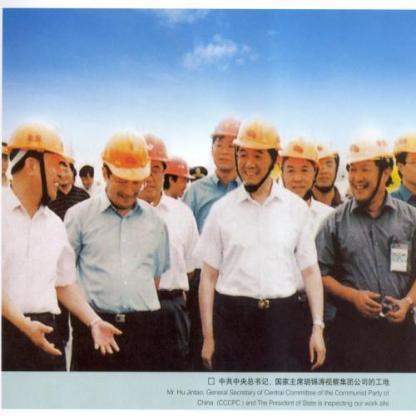
#> input picture images/000007_jpg.rf.5b274f5b59cf2fbbbecbad0a38f17da1.jpg, 416 x 416 px; its folder holds only this picture in this run
$ python mosaic_crop.py
#> lines starting #> are read from the running program, lines starting #| are printed output that depends on the picture
import cv2
import numpy as np
import random
import os
import glob

def load_image(image_path):
    """Load an image from the given file path."""
    return cv2.imread(image_path)

def crop_random_region(image, x_ratio, y_ratio):
    """Crop a random region from the image based on x_ratio and y_ratio."""
    h, w, _ = image.shape
    start_x = random.randint(0, int(w * (1 - x_ratio)))
    start_y = random.randint(0, int(h * (1 - y_ratio)))
    end_x = start_x + int(w * x_ratio)
    end_y = start_y + int(h * y_ratio)
    return image[start_y:end_y, start_x:end_x]

def resize_image(image, width, height):
    """Resize the image to the given width and height."""
    return cv2.resize(image, (width, height))

def mosaic_augmentation(image_paths, x_ratio, y_ratio, output_size=640):
    """Create a mosaic image with variable quadrant sizes by cropping random regions."""
    # Load and crop random regions from images
    cropped_images = []
    for image_path in image_paths:
        image = cv2.imread(image_path)
        cropped_region = crop_random_region(image, x_ratio, y_ratio)
        cropped_images.append(cropped_region)

    # Create an empty canvas for the mosaic
    mosaic_image = np.zeros((output_size, output_size, 3), dtype=np.uint8)

    # Calculate starting coordinates for each quadrant
    x_offsets = [0, output_size // 2, 0, output_size // 2]
    y_offsets = [0, 0, output_size // 2, output_size // 2]

    # Place each cropped and resized image at the specified coordinates
    for img, x_offset, y_offset in zip(cropped_images, x_offsets, y_offsets):
        h, w, _ = img.shape
        # Resize the cropped image to fit within its quadrant
        resized_img = resize_image(img, output_size // 2, output_size // 2)
        h_resized, w_resized, _ = resized_img.shape
        # Ensure the resized image fits within the mosaic boundaries
        mosaic_image[y_offset:y_offset + h_resized, x_offset:x_offset + w_resized] = resized_img

    return mosaic_image

def display_image(image):
    """Display the given image using OpenCV."""
    cv2.imshow('Variable Quadrant Size Mosaic', image)
    cv2.waitKey(0)
    cv2.destroyAllWindows()

# Directory containing JPEG images
image_directory = 'images/'

# Find all JPEG files in the directory
image_paths = glob.glob(os.path.join(image_directory, '*.jpg'))

# Print the list of image paths (for verification)
print("Found JPEG images:")
for image_path in image_paths:
    print(image_path)

# Adjust x_ratio and y_ratio to control the amount of each image to be cropped
x_ratio = 0.3  # Example: x_ratio controls the horizontal partitioning
y_ratio = 0.9  # Example: y_ratio controls the vertical partitioning

mosaic_image = mosaic_augmentation(image_paths, x_ratio, y_ratio)
#> in mosaic_augmentation, image is the input picture: shape (416, 416, 3); mean B, G, R 162.5, 153.8, 151.7
#> in crop_random_region, `return image[start_y:end_y, start_x:end_x]`:
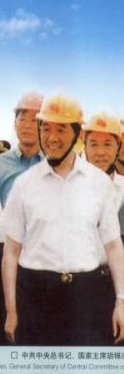
#> returned value: shape (374, 124, 3); mean of channels 0, 1, 2 162.6, 155.9, 155.9; drawn as B, G, R
#> the loop in mosaic_augmentation, `for img, x_offset, y_offset in zip(cropped_images, x_offsets, y_offset..` made 1 pass
#> (x_offset, y_offset, h, w, h_resized, w_resized) on pass 1: (0, 0, 374, 124, 320, 320)
#> pass 1, in mosaic_augmentation, `resized_img = resize_image(img, output_size // 2, output_size // 2)`:
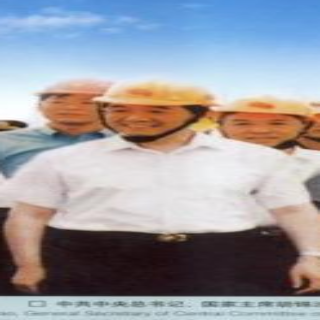
#> resized_img: shape (320, 320, 3); mean B, G, R 162.5, 155.7, 155.8
#> after the loop in mosaic_augmentation, `for img, x_offset, y_offset in zip(cropped_images, x_offsets, y_offset..`:
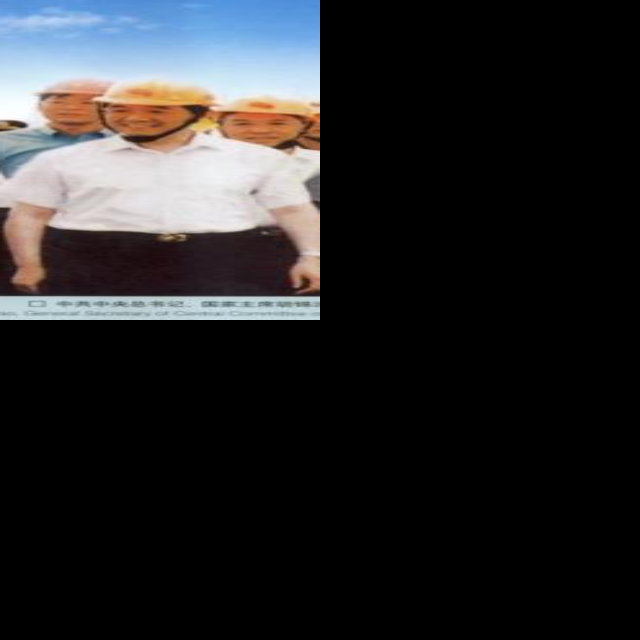
#> mosaic_image: shape (640, 640, 3); mean B, G, R 40.6, 38.9, 39
display_image(mosaic_image)

$ run again, on images/000019_jpg.rf.0c421860de13933ddd8339e70b601da6.jpg
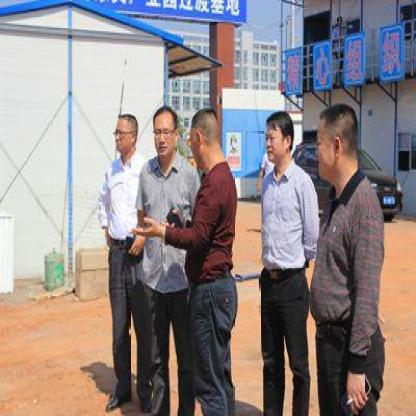
#> input picture images/000019_jpg.rf.0c421860de13933ddd8339e70b601da6.jpg, 416 x 416 px
#> in mosaic_augmentation, image is the input picture: shape (416, 416, 3); mean B, G, R 135.5, 135.7, 146.4
#> the loop in mosaic_augmentation, `for img, x_offset, y_offset in zip(cropped_images, x_offsets, y_offset..` made 1 pass
#> (x_offset, y_offset, h, w, h_resized, w_resized) on pass 1: (0, 0, 374, 124, 320, 320)
#> pass 1, in mosaic_augmentation, `resized_img = resize_image(img, output_size // 2, output_size // 2)`:
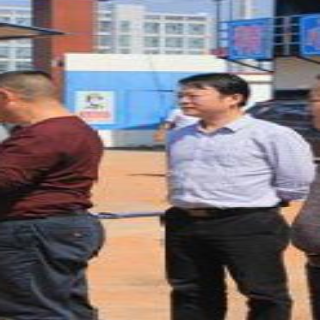
#> resized_img: shape (320, 320, 3); mean B, G, R 120.9, 117.7, 129
#> after the loop in mosaic_augmentation, `for img, x_offset, y_offset in zip(cropped_images, x_offsets, y_offset..`:
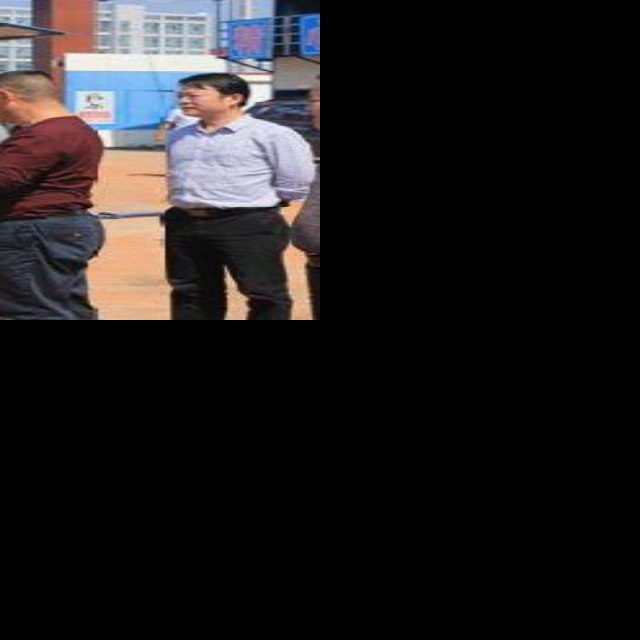
#> mosaic_image: shape (640, 640, 3); mean B, G, R 30.2, 29.4, 32.3

$ run again, on images/000061_jpg.rf.6b57d41bcee0a24068d09d91e67f4b65.jpg
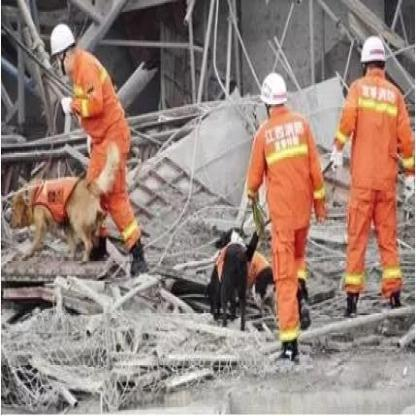
#> input picture images/000061_jpg.rf.6b57d41bcee0a24068d09d91e67f4b65.jpg, 416 x 416 px
#> in mosaic_augmentation, image is the input picture: shape (416, 416, 3); mean B, G, R 123.2, 131.6, 151.2
#> the loop in mosaic_augmentation, `for img, x_offset, y_offset in zip(cropped_images, x_offsets, y_offset..` made 1 pass
#> (x_offset, y_offset, h, w, h_resized, w_resized) on pass 1: (0, 0, 374, 124, 320, 320)
#> pass 1, in mosaic_augmentation, `resized_img = resize_image(img, output_size // 2, output_size // 2)`:
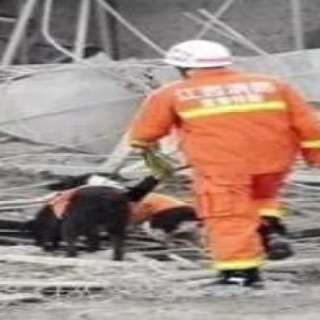
#> resized_img: shape (320, 320, 3); mean B, G, R 128.2, 138.2, 160.7
#> after the loop in mosaic_augmentation, `for img, x_offset, y_offset in zip(cropped_images, x_offsets, y_offset..`:
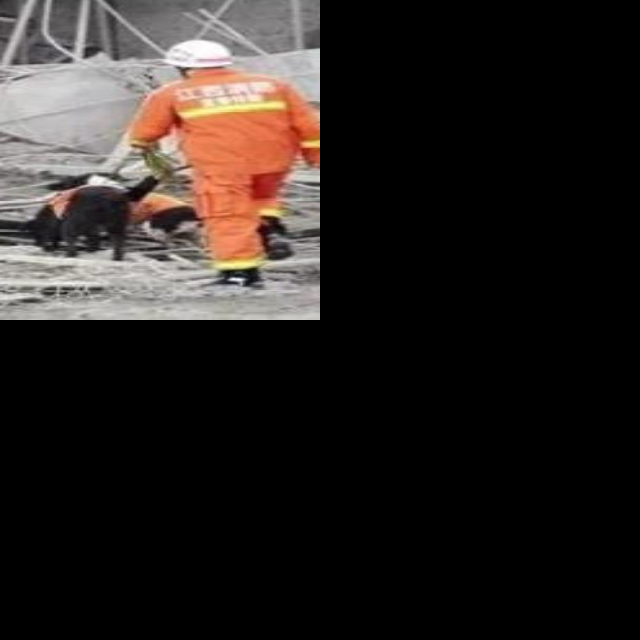
#> mosaic_image: shape (640, 640, 3); mean B, G, R 32, 34.5, 40.2
